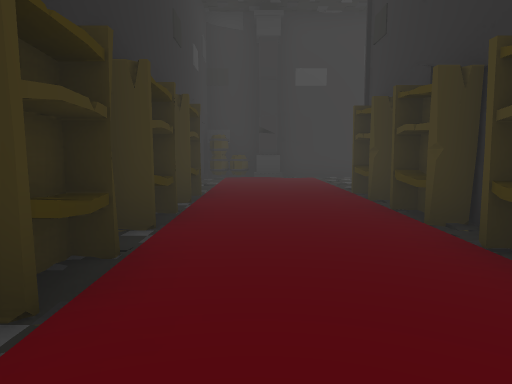
View 1 (above)

24 first-person views from a walk through a Unity game level. The camera is 1.4 m above the floor, tilts 6° down and sees 70° across. Doors are open. The floor is counted in squares, 2 m on a side. Each view is taken from the middle of a square. On the plan, view 1 faces up. The plan holds only what a view shows up to about 11 squares ahead; the rest is blank. The place goes on beyond the plan. The player is left out. Some animated figures are left out.

View 2
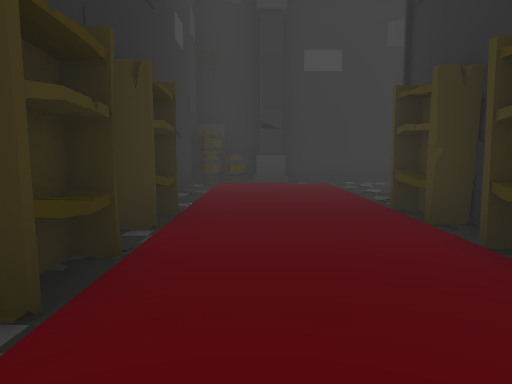

View 3
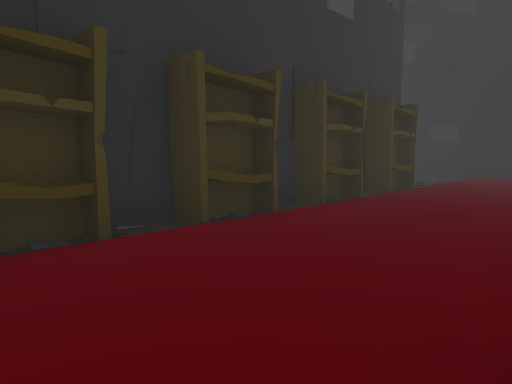

View 4
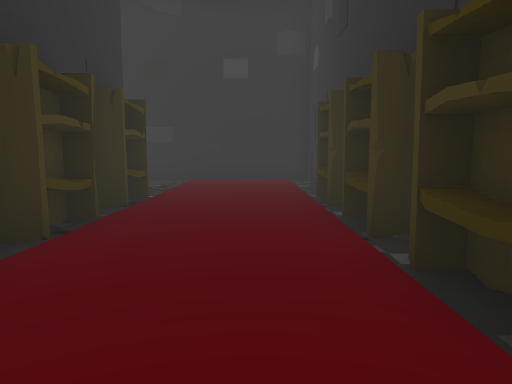

View 5
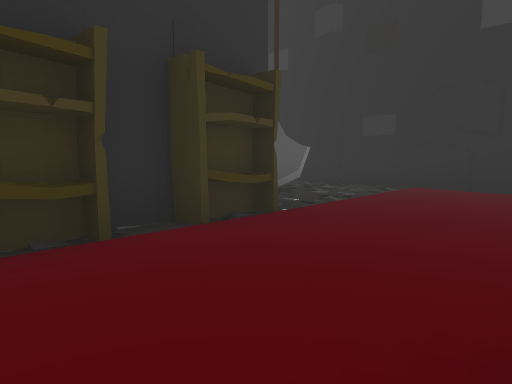

View 6
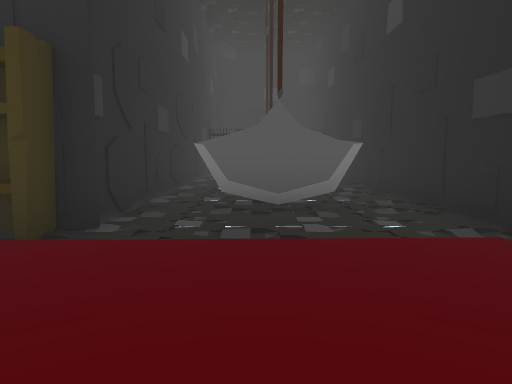

View 7
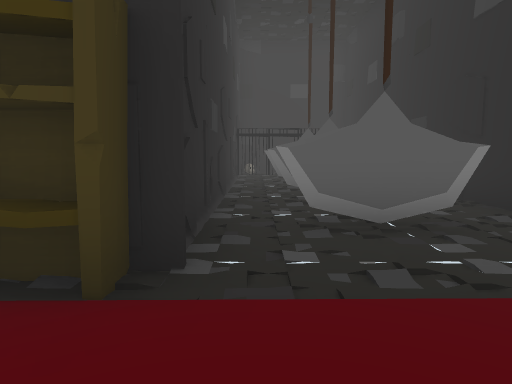

View 8
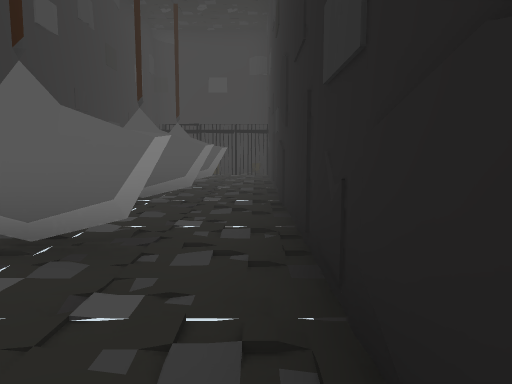

View 9
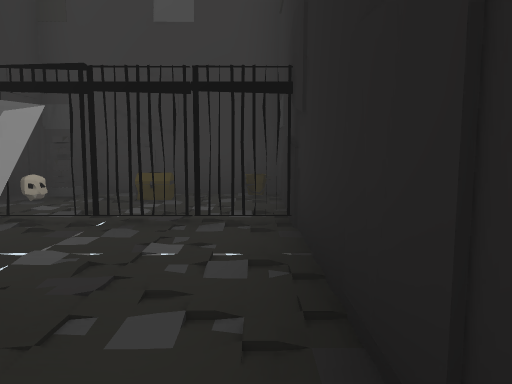

View 10
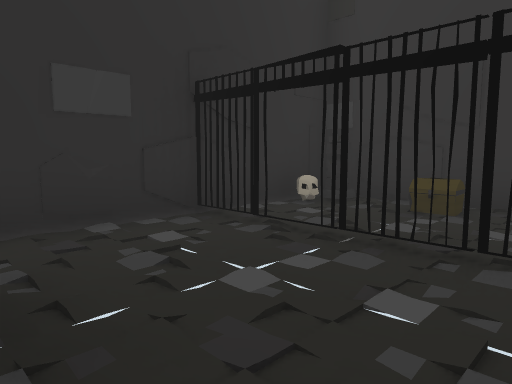

View 11
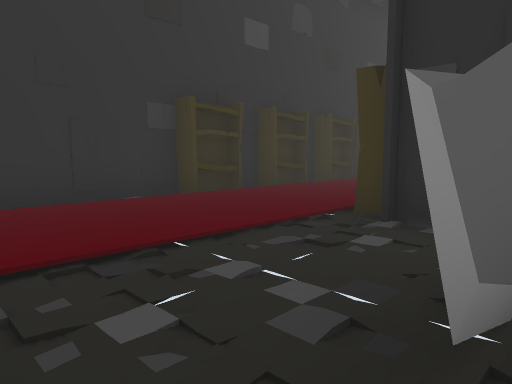

View 12
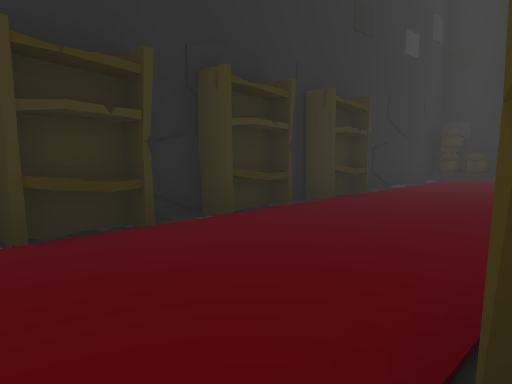

View 13
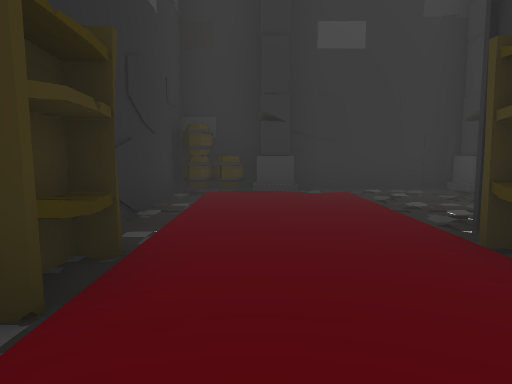

View 14
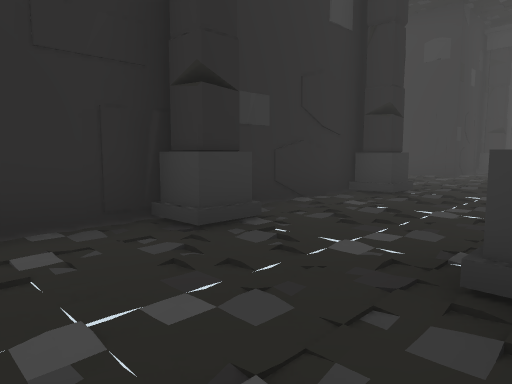

View 15
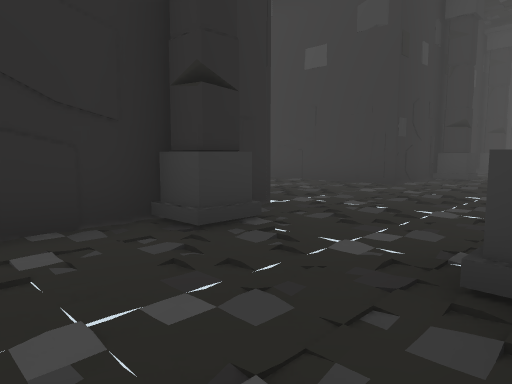

View 16
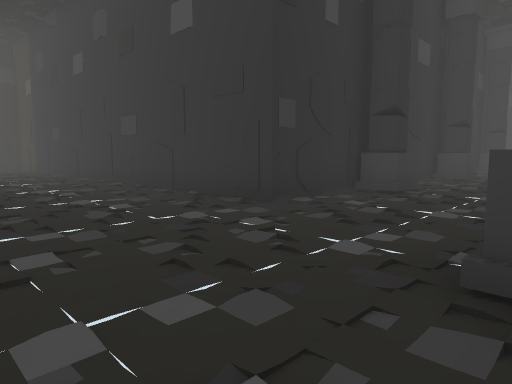

View 17
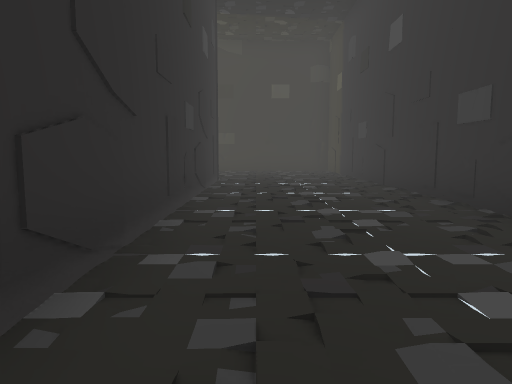

View 18
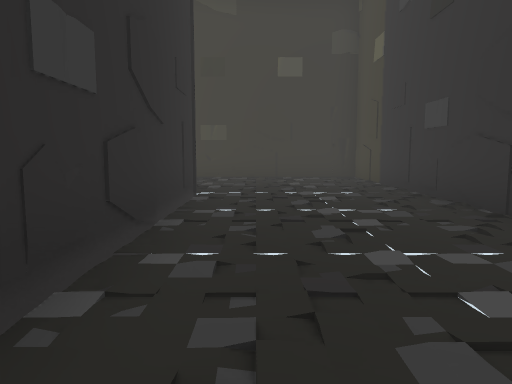

View 19
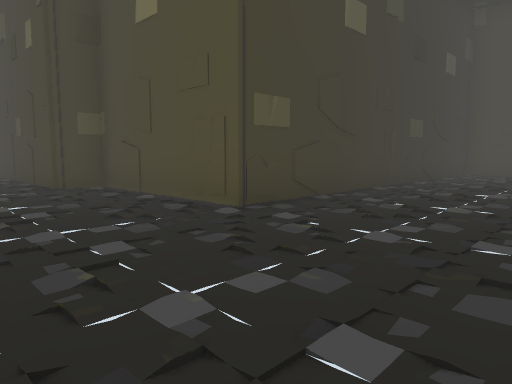

View 20
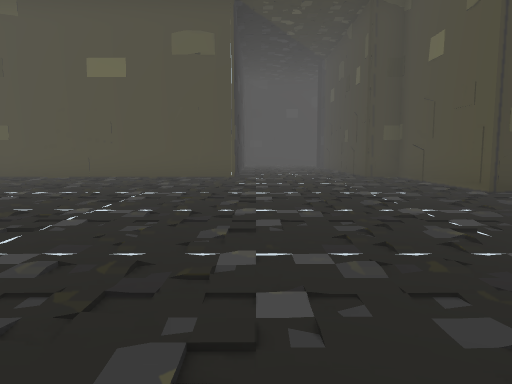

View 21
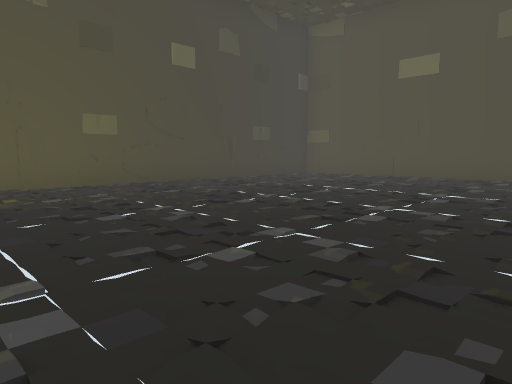

View 22
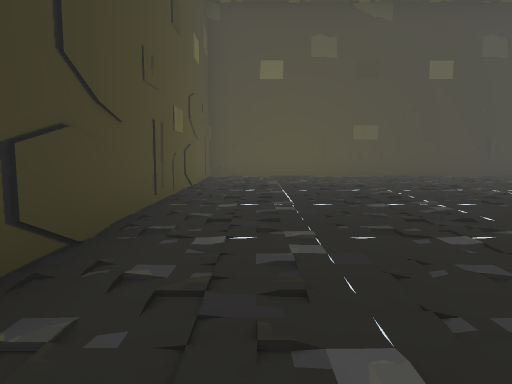

View 23
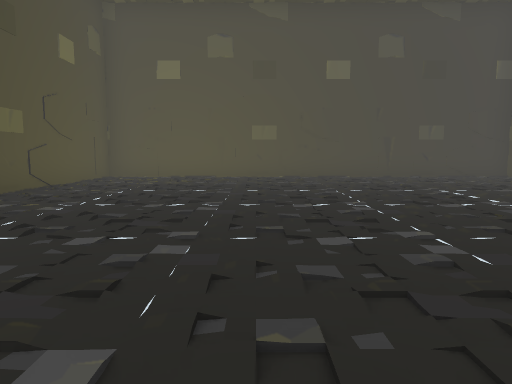

View 24
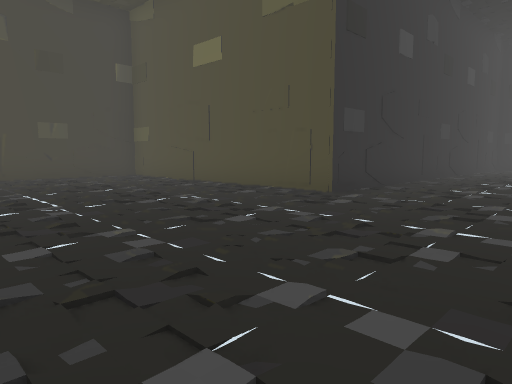

### Floor plan
Key: @ floor where view 1 was taken; # wall or solid block; . main floor; - floor 0.25 m lower than the main floor; / step, stairs or slope; D open door; T thing the floor can be seen under or through; O other object.
Columns run from 8 left of view 1 to 20 right of it. Each row starts with its distance up from view 1.
 34        #..  #
 33        #.. .#
 32        #....#
 31        #....#
 30 ########....#
 29 #.-.-.......#
 28 #.-.-.......#
 27 #.-.-.......#
 26 #.-.-.......###########
 25 #.-.-.................#
 24 #.-.-.................#
 23 #.-.-.................#
 22 #.-.-........     ....#
 21 #.-.-......       #...#
 20 #.-.-......       #...#
 19 #...........      #...#
 18 #.-.-......       #...#
 17 ##########        #...#
 16                   #...#
 15                   #...#
 14                   #...#
 13                   #...#
 12       #############...#######
 11       #OO/..#...#........#..#
 10       #/.....................
  9       #/.................
  8       #/....# ..# ..#
  7       #/...##
  6       #O..O#
  5       #/...#
  4       #O..O#
  3       #/...#
  2       #O..O#
  1       #/...#
  0       #O@.O#
 -1       #/...#
 -2       #O..O############
 -3       #/...........D#OO
 -4       #/....T..#.#.D#.O#
 -5       #/....T..#.#..#..#
 -6       #///..........#.O
 -7       ################

Positions as (right, up) in squares from view 1, and headings:
1: (0, 0), facing up
2: (0, 2), facing up
3: (-1, 5), facing down-right
4: (0, 4), facing down
5: (-1, 1), facing down-right
6: (-1, -4), facing right
7: (0, -3), facing right
8: (1, -6), facing right
9: (8, -6), facing right
10: (9, -6), facing up-right
11: (4, -6), facing up-left
12: (2, 1), facing up-left
13: (0, 4), facing up
14: (2, 8), facing up-right
15: (6, 8), facing up-right
16: (10, 8), facing up-right
17: (11, 11), facing up
18: (11, 15), facing up
19: (1, 22), facing up-right
20: (0, 19), facing up
21: (0, 19), facing up-left
22: (3, 19), facing left
23: (3, 22), facing left
24: (3, 24), facing up-left
